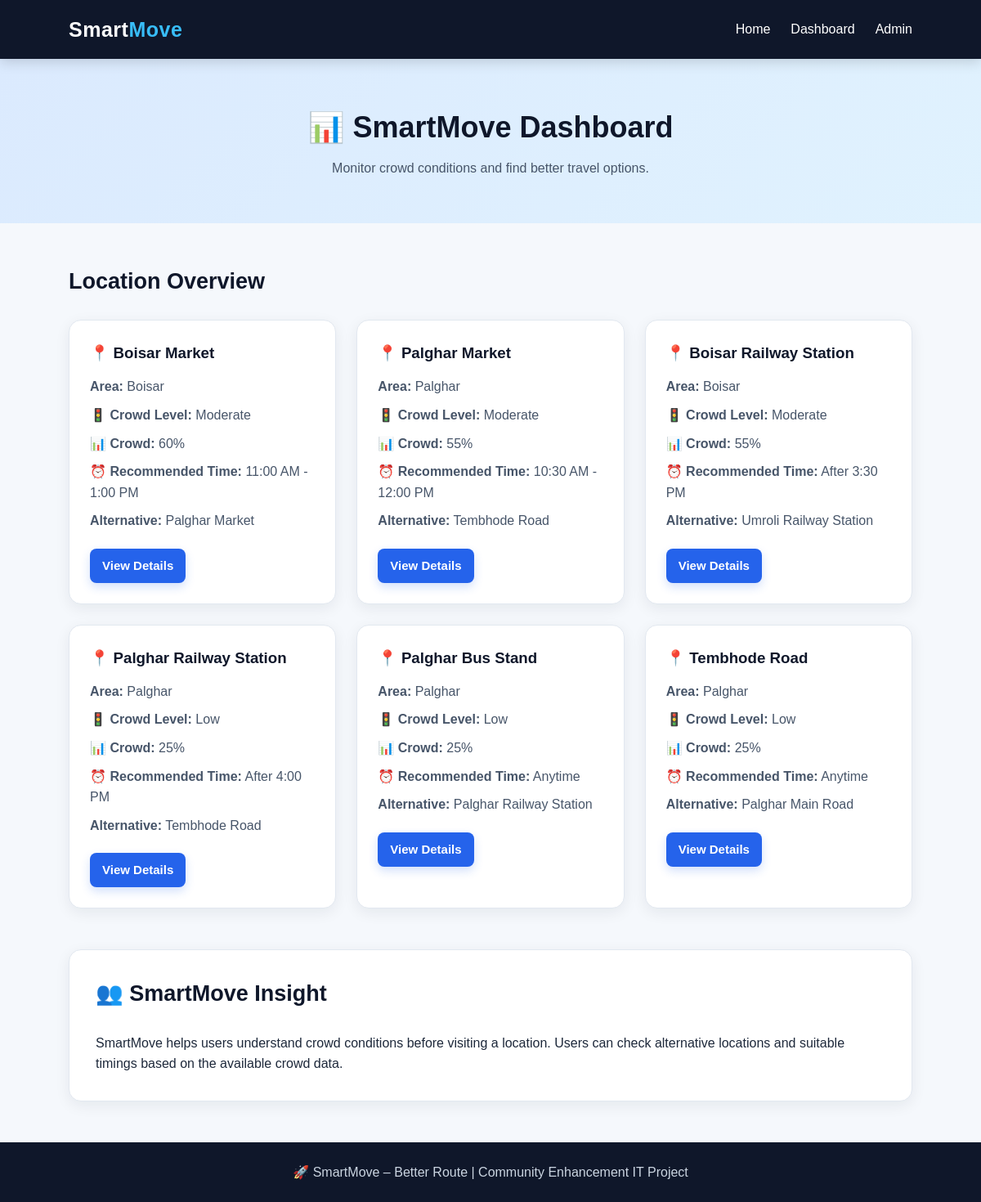
/dashboard, run on the app's committed database.
### tables this page shows
CREATE TABLE locations (
        id INTEGER PRIMARY KEY AUTOINCREMENT,
        name TEXT NOT NULL,
        area TEXT NOT NULL,
        crowd_level TEXT NOT NULL,
        crowd_count INTEGER NOT NULL,
        best_time TEXT NOT NULL,
        alternative TEXT NOT NULL
    );

### App.py (the view)
@app.route("/dashboard")
def dashboard():
    conn = get_db()
    locations = conn.execute("""
        SELECT * FROM locations
        ORDER BY crowd_count DESC
    """).fetchall()
    conn.close()
    return render_template(
        "dashboard.html",
        locations=locations
    )

### App.py (called while the page is built)
def get_db():
    conn = sqlite3.connect(DATABASE)
    conn.row_factory = sqlite3.Row
    return conn

### templates/dashboard.html (shortened to what this page needs)
{% extends "base.html" %}
{% block content %}
<section class="page-header">
    <h1>SmartMove Dashboard</h1>
    <p>
        Monitor crowd conditions and find better travel options.
    </p>
</section>
<section class="dashboard-section">
    <h2>Location Overview</h2>
    <div class="location-grid">
        {% for location in locations %}
        <div class="location-card">
            <h3>{{ location["name"] }}</h3>
            <p>
                <strong>Area:</strong>
                {{ location["area"] }}
            </p>
            <p>
                <strong>Crowd Level:</strong>
                {{ location["crowd_level"] }}
            </p>
            <p>
                <strong>Crowd:</strong>
                {{ location["crowd_count"] }}%
            </p>
            <p>
                <strong>Recommended Time:</strong>
                {{ location["best_time"] }}
            </p>
            <p>
                <strong>Alternative:</strong>
                {{ location["alternative"] }}
            </p>
            <a
                href="{{ url_for('location', location_id=location['id']) }}"
                class="btn small-btn"
            >
                View Details
            </a>
        </div>
        {% endfor %}
    </div>
</section>
<section class="report-section">
    <h2>SmartMove Insight</h2>
    <p>
        SmartMove helps users understand crowd conditions before
        visiting a location. Users can check alternative locations
        and suitable timings based on the available crowd data.
    </p>
</section>
{% endblock %}

### templates/base.html (shortened to what this page needs)
<!DOCTYPE html>
<html lang="en">
<head>
    <link rel="stylesheet"
          href="{{ url_for('static', filename='style.css') }}">
</head>
<body>
    <header class="navbar">
        <div class="brand">
            Smart<span>Move</span>
        </div>
        <nav>
            <a href="{{ url_for('home') }}">
                Home
            </a>
            <a href="{{ url_for('dashboard') }}">
                Dashboard
            </a>
            <a href="{{ url_for('admin') }}">
                Admin
            </a>
        </nav>
    </header>
    <main>
        {% block content %}
        {% endblock %}
    </main>
    <footer>
        <p>
            SmartMove – Better Route |
            Community Enhancement IT Project
        </p>
    </footer>
</body>
</html>

### static/style.css (style rules this page uses)
* { margin: 0; padding: 0; box-sizing: border-box; }
html { scroll-behavior: smooth; }
body { font-family: Arial, sans-serif; background: #f5f8fc; color: #1e293b; line-height: 1.6; }
.navbar { background: #0f172a; color: white; padding: 16px 7%; display: flex; justify-content: space-between; align-items: center; position: sticky; top: 0; z-index: 1000; box-shadow: 0 4px 15px rgba(0, 0, 0, 0.15); }
.brand { font-size: 25px; font-weight: bold; letter-spacing: 0.5px; }
.brand span { color: #38bdf8; }
.navbar nav { display: flex; gap: 25px; }
.navbar nav a { color: white; text-decoration: none; font-weight: 500; transition: 0.3s; }
main { min-height: 82vh; }
.btn { display: inline-block; background: #2563eb; color: white; padding: 12px 22px; border: none; border-radius: 8px; text-decoration: none; cursor: pointer; font-size: 15px; font-weight: 600; transition: 0.3s; box-shadow: 0 5px 12px rgba(37, 99, 235, 0.2); }
.small-btn { margin-top: 12px; padding: 9px 15px; }
.locations-section, .dashboard-section, .report-section, .location-detail { width: 86%; max-width: 1200px; margin: 50px auto; }
.locations-section h2, .dashboard-section h2, .report-section h2 { color: #0f172a; margin-bottom: 25px; font-size: 27px; }
.report-section h2::before { content: "👥 "; }
.location-grid { display: grid; grid-template-columns: repeat( auto-fit, minmax(260px, 1fr) ); gap: 25px; }
.location-card { background: white; padding: 25px; border-radius: 15px; border: 1px solid #e2e8f0; box-shadow: 0 5px 18px rgba(15, 23, 42, 0.07); transition: 0.3s; }
.location-card h2, .location-card h3 { color: #0f172a; margin-bottom: 13px; }
.location-card h3::before { content: "📍 "; }
.location-card p { margin: 9px 0; color: #475569; }
.location-card p:nth-of-type(2)::before { content: "🚦 "; }
.location-card p:nth-of-type(3)::before { content: "📊 "; }
.location-card p:nth-of-type(4)::before { content: "⏰ "; }
.page-header { text-align: center; padding: 55px 20px; background: linear-gradient( 135deg, #dbeafe, #e0f2fe ); }
.page-header h1 { color: #0f172a; margin-bottom: 8px; font-size: 36px; }
.page-header h1::before { content: "📊 "; }
.page-header p { color: #475569; }
.report-section { background: white; padding: 32px; border-radius: 15px; border: 1px solid #e2e8f0; box-shadow: 0 5px 18px rgba(15, 23, 42, 0.07); }
footer { text-align: center; background: #0f172a; color: #cbd5e1; padding: 24px; margin-top: 50px; }
footer p::before { content: "🚀 "; }

### data on the page
locations: name "Boisar Market", area "Boisar", crowd_level "Moderate", crowd_count "60", best_time "11:00 AM - 1:00 PM", alternative "Palghar Market"
locations: name "Palghar Market", area "Palghar", crowd_level "Moderate", crowd_count "55", best_time "10:30 AM - 12:00 PM", alternative "Tembhode Road"
locations: name "Boisar Railway Station", area "Boisar", crowd_level "Moderate", crowd_count "55", best_time "After 3:30 PM", alternative "Umroli Railway Station"
locations: name "Palghar Railway Station", area "Palghar", crowd_level "Low", crowd_count "25", best_time "After 4:00 PM", alternative "Tembhode Road"
locations: name "Palghar Bus Stand", area "Palghar", crowd_level "Low", crowd_count "25", best_time "Anytime", alternative "Palghar Railway Station"
locations: name "Tembhode Road", area "Palghar", crowd_level "Low", crowd_count "25", best_time "Anytime", alternative "Palghar Main Road"
